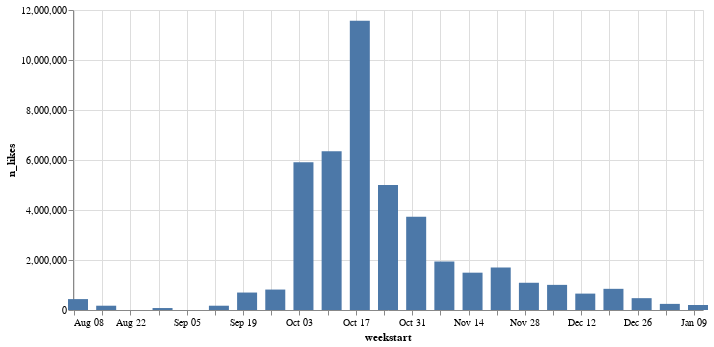

The notebook cell this image was saved under:
### Code cell
alt.Chart(weekly_likes).mark_bar(width=20).encode(
    x='weekstart:T',
    y='n_likes'
).properties(width=630)

### Figure 1 — Vega-Lite specification as saved in the notebook (floating-point values rounded to 4 significant figures)
{"config": {"view": {"continuousWidth": 400, "continuousHeight": 300}}, "data": {"name": "data-b02c378085f39194872c89cfcf0b05e7"}, "mark": {"type": "bar", "width": 20}, "encoding": {"x": {"field": "weekstart", "type": "temporal"}, "y": {"field": "n_likes", "type": "quantitative"}}, "width": 630, "$schema": "https://vega.github.io/schema/vega-lite/v4.17.0.json", "datasets": {"data-b02c378085f39194872c89cfcf0b05e7": [{"weekstart": "2021-08-09T00:00:00", "n_likes": 436100}, {"weekstart": "2021-08-16T00:00:00", "n_likes": 171500}, {"weekstart": "2021-08-30T00:00:00", "n_likes": 78400}, {"weekstart": "2021-09-13T00:00:00", "n_likes": 171300}, {"weekstart": "2021-09-20T00:00:00", "n_likes": 698200}, {"weekstart": "2021-09-27T00:00:00", "n_likes": 817600}, {"weekstart": "2021-10-04T00:00:00", "n_likes": 5911700}, {"weekstart": "2021-10-11T00:00:00", "n_likes": 6350200}, {"weekstart": "2021-10-18T00:00:00", "n_likes": 11567400}, {"weekstart": "2021-10-25T00:00:00", "n_likes": 5000000}, {"weekstart": "2021-11-01T00:00:00", "n_likes": 3726700}, {"weekstart": "2021-11-08T00:00:00", "n_likes": 1937200}, {"weekstart": "2021-11-15T00:00:00", "n_likes": 1492900}, {"weekstart": "2021-11-22T00:00:00", "n_likes": 1702500}, {"weekstart": "2021-11-29T00:00:00", "n_likes": 1089500}, {"weekstart": "2021-12-06T00:00:00", "n_likes": 1005100}, {"weekstart": "2021-12-13T00:00:00", "n_likes": 655800}, {"weekstart": "2021-12-20T00:00:00", "n_likes": 847000}, {"weekstart": "2021-12-27T00:00:00", "n_likes": 473300}, {"weekstart": "2022-01-03T00:00:00", "n_likes": 244700}, {"weekstart": "2022-01-10T00:00:00", "n_likes": 200500}]}}
